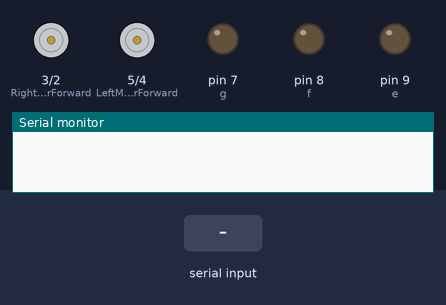
A sketch run on a simulated Arduino Uno, built with avr-gcc and run on an emulated ATmega328P. On the bench: motor-driver pin pairs drawn as motors (green arrow = first pin HIGH = forward, orange = second pin HIGH = backward, longer = more drive), output pins drawn as LEDs (lit = HIGH), the last lines printed to the serial monitor. Inputs (shaded band) come from the test bench.

Above: at 1.2 s.
1.3 s: "5" received over Serial
At 1.45 s:
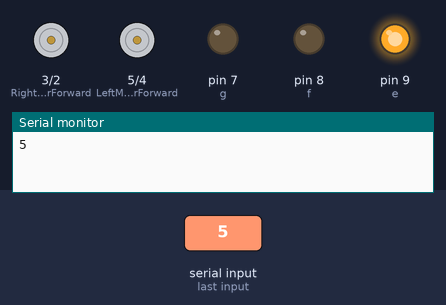
4.3 s: "1" received over Serial
At 5.5 s:
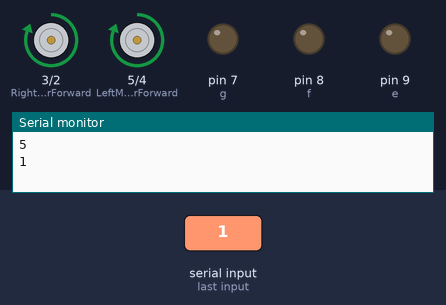
5.8 s: "2" received over Serial
At 6.9 s:
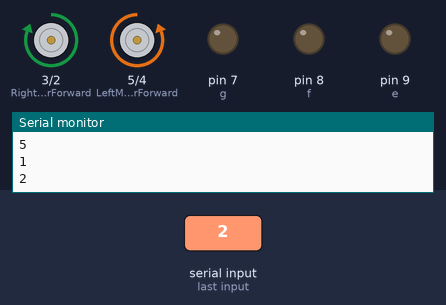
7.3 s: "3" received over Serial
At 8.0 s:
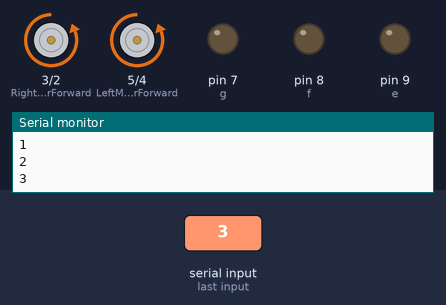
8.8 s: "4" received over Serial
At 9.1 s:
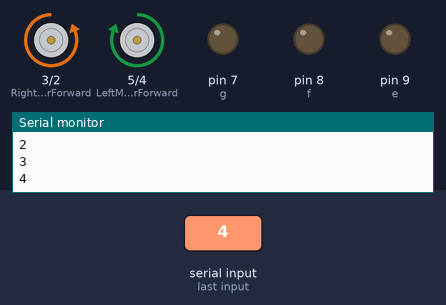
10.3 s: "6" received over Serial
At 10.45 s:
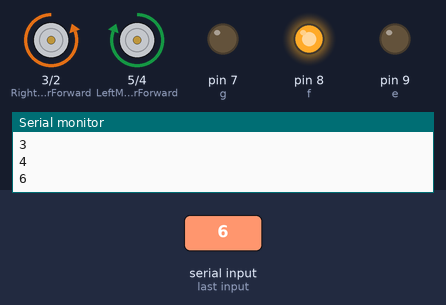
Timing chart, 0 to 13.3 s (numbered marks = the images above; inputs shaded):
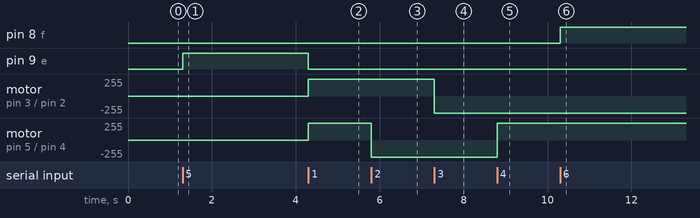

The sketch:

RemoteMobilBlu_verse1.ino
```cpp
//rOBOT REMOTE BLUETOOTH 05

//#include <SoftwareSerial.h> //wajib pake kalau pin bluetooth tidak di 0 dan 1

//PIN BLUETOOTH RX,TX,0,1
//our L298N control pins
const int LeftMotorForward = 5;
const int LeftMotorBackward = 4;
const int RightMotorForward = 3;
const int RightMotorBackward = 2;

const int e=9, f=8, g=7; //   e = bel, f,g  = flash & bel
char val;
void setup() {

  // Set L298N Control Pins as Output
  pinMode(RightMotorForward, OUTPUT);
  pinMode(LeftMotorForward, OUTPUT);
  pinMode(LeftMotorBackward, OUTPUT);
  pinMode(RightMotorBackward, OUTPUT);

  pinMode(e,OUTPUT);
  pinMode(f,OUTPUT);
  pinMode(g,OUTPUT);

  Serial.begin(9600);
}

void maju()
{
 digitalWrite(RightMotorForward, HIGH);
 digitalWrite(RightMotorBackward, LOW);
 digitalWrite(LeftMotorForward, HIGH);
 digitalWrite(LeftMotorBackward, LOW);
}

void mundur()
{
 digitalWrite(RightMotorForward, LOW);
 digitalWrite(RightMotorBackward, HIGH);
 digitalWrite(LeftMotorForward, LOW);
 digitalWrite(LeftMotorBackward, HIGH);
}

void kanan()
{
 digitalWrite(RightMotorForward, LOW);
 digitalWrite(RightMotorBackward, HIGH);
 digitalWrite(LeftMotorForward, HIGH);
 digitalWrite(LeftMotorBackward, LOW);
}

void kiri()

{
 digitalWrite(RightMotorForward, HIGH);
 digitalWrite(RightMotorBackward, LOW);
 digitalWrite(LeftMotorForward, LOW);
 digitalWrite(LeftMotorBackward, HIGH);
}
void flskiri()
{
 digitalWrite(f,HIGH);delay(300);
 digitalWrite(f,LOW);
}

void flskanan()
{
 digitalWrite(g,HIGH);delay(300);
 digitalWrite(g,LOW);
}

void bel()
{
 digitalWrite(e,HIGH);delay(300);
 digitalWrite(e,LOW);
}

void off()
{
    digitalWrite(RightMotorForward,LOW);
    digitalWrite(RightMotorBackward,LOW);
    digitalWrite(LeftMotorForward,LOW);
    digitalWrite(LeftMotorBackward,LOW);
    digitalWrite(e,LOW);
    digitalWrite(f,LOW);
    digitalWrite(g,LOW);

}


void loop() {
if( Serial.available() >0 ) {
    val = Serial.read();
    Serial.println(val);
}
  if( val == '1' ) {
    maju(); }
  else if( val == '2' ) {
    kiri(); }
  else if( val == '3' ) {
    mundur(); }
  else if( val == '4' ) {
    kanan(); }
  else if( val == '5' ) {
    bel(); }
  else if( val == '6' ) {
    flskiri(); }
  else if( val == '7' ) {
    flskanan();
 }
  else if( val == 'A' ) {
    off();
    }
  else if( val == 'B' ) {
    off();
    }
  else if( val == 'C' ) {
    off(); }
  else if( val == 'D' ) {
    off(); }
  else if( val == 'E' ) {
    off(); }
  else if( val == 'F' ) {
    off(); }
  else if( val == 'G' ) {
    off();
  }
}
```

Measured:
- after the input at 1.3 s, pin 9 (e): LOW → HIGH at once
- after the input at 4.3 s, pin 9 (e): HIGH → LOW at once; motor on pin 3 (RightMotorForward) / pin 2 (RightMotorBackward), motor on pin 5 (LeftMotorForward) / pin 4 (LeftMotorBackward): stopped → forward 255/255 at once
- after the input at 5.8 s, motor on pin 5 (LeftMotorForward) / pin 4 (LeftMotorBackward): forward 255/255 → backward 255/255 at once
- after the input at 7.3 s, motor on pin 3 (RightMotorForward) / pin 2 (RightMotorBackward): forward 255/255 → backward 255/255 at once
- after the input at 8.8 s, motor on pin 5 (LeftMotorForward) / pin 4 (LeftMotorBackward): backward 255/255 → forward 255/255 at once
- after the input at 10.3 s, pin 8 (f): LOW → HIGH at once
